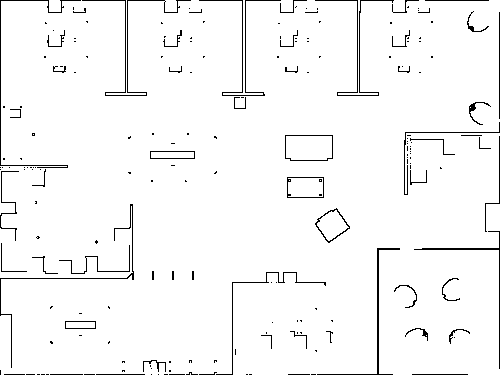
#> input picture iCR/deps/bc-exploration/bc_exploration/maps/test/vw_ground_truth_test.png, 500 x 376 px
$ python test_util.py   (older library calls are emulated)
#> lines starting #> are read from the running program, lines starting #| are printed output that depends on the picture
### iCR/deps/bc-exploration/bc_exploration/mapping/costmap.py
"""costmap.py
Costmap class for exploration
"""
from __future__ import print_function, absolute_import, division

import cv2
import numpy as np

from bc_exploration.utilities.paths import get_exploration_dir
from bc_exploration.utilities.util import which_coords_in_bounds


class Costmap:
    """
    Costmap to be used for exploration.
    NOTE THIS IS NOT TO BE CONFUSED WITH CostMap2D
    THIS MAP IS USED FOR EXPLORATION
    CostMap2D was not used in an effort to keep this repo independent
    also the values are different because it makes visualization 10x easier,
    also when saving the map it looks like a map
    """
    FREE = 255
    OCCUPIED = 0
    UNEXPLORED = 127

    def __init__(self, data, resolution, origin):
        """
        Costmap object treated as a struct tying together the map data, resolution, and origin
        :param data array(N, M)[Union[uint8, float, int]]: 2d ndarray corresponding to the costmap data
        :param resolution float: resolution of the map in meters
        :param origin array(2)[float]: [x, y] origin of the costmap
        """
        # todo getters and setters, but for now we will treat as struct
        # print(data.dtype)
        # assert data.dtype == np.uint8
        self.data = data
        self.resolution = resolution
        self.origin = np.array(origin)

    # [107 lines left out: functions get_shape, get_size, copy, visualize, get_downscaled, save and 2 more, not called in this run]

### iCR/deps/bc-exploration/bc_exploration/utilities/util.py
"""util.py
Utility functions for exploration
"""
from __future__ import print_function, absolute_import, division

import os
import cv2
import numpy as np

from bc_exploration.utilities.paths import get_maps_dir


# [88 lines left out: functions load_occupancy_map_data, get_rotation_matrix_2d, which_coords_in_bounds, wrap_angles, clip_range, numpy_diff2d and 1 more, not called in this run]


def compute_connected_pixels(start_state, image, flood_value=77, debug=False):
    """
    Floodfill on map from starting location, find connected pixels
    :param start_state array(2)[int]: starting state for flood fill IN PIXELS (for now)
    :param image array(N, M)[uint8]: 2d ndarray, image of which to compute on
    :param flood_value uint8: value to set the flood values to for np.argwhere (should be an unused uint8 value)
    :param debug bool: show plots?
    :return array(N, 2)[int]: ndarray, indicies of the flood
    """
    mask = np.zeros((image.shape[0] + 2, image.shape[1] + 2), np.uint8)

    truth_floodfill = image.copy()

    assert flood_value not in np.unique(image).tolist()
    cv2.floodFill(truth_floodfill, mask, tuple(start_state[:2][::-1].astype(np.int)), flood_value)

    if debug:
        cv2.imshow("", truth_floodfill)
        cv2.waitKey()

    flood_inds = np.argwhere(truth_floodfill == flood_value)

    return flood_inds


# [55 lines left out: functions scan_to_points, xy_to_rc, rc_to_xy, not called in this run]


def round_to_increment(x, increment):
    """
    rounds number to increment
    :param x float: number to round
    :param increment float: increment to round to
    :return float: rounded number
    """
    precision = len(str(increment).split('.')[1]) if '.' in str(increment) else 0
    answer = np.round(increment * np.round(float(x) / increment), precision)
    return answer


# [14 lines left out: function round_state_to_increment, not called in this run]

### iCR/deps/bc-exploration/bc_exploration/utilities/paths.py
"""paths.py
path based utility functions for exploration
"""

from __future__ import print_function, absolute_import, division

import os


# [6 lines left out: function get_exploration_dir, not called in this run]


def get_maps_dir():
    """
    Get the exploration/maps dir
    :return str: exploration/maps dir
    """
    return os.path.join(os.path.dirname(os.path.dirname(__file__)), "maps")

### iCR/deps/bc-exploration/bc_exploration/utilities/test_util.py
from __future__ import print_function, absolute_import, division
import cv2
import numpy as np

from bc_exploration.mapping.costmap import Costmap
from bc_exploration.utilities.paths import get_maps_dir
from bc_exploration.utilities.util import round_to_increment, compute_connected_pixels


def test_round_to_increment():
    assert round_to_increment(1.14, 0.05) == 1.15
    assert round_to_increment(22., 1.00) == 22
    assert round_to_increment(1.11, 0.1) == 1.1


def test_compare_maps_with_floodfill():
    ground_truth = cv2.imread(get_maps_dir() + "/test/vw_ground_truth_test.png", cv2.COLOR_BGR2GRAY)
#> ground_truth: shape (376, 500); 96.7% white; black in thin lines or dots
    current_map = cv2.imread(get_maps_dir() + "/test/vw_partly_explored_test.png", cv2.COLOR_BGR2GRAY)
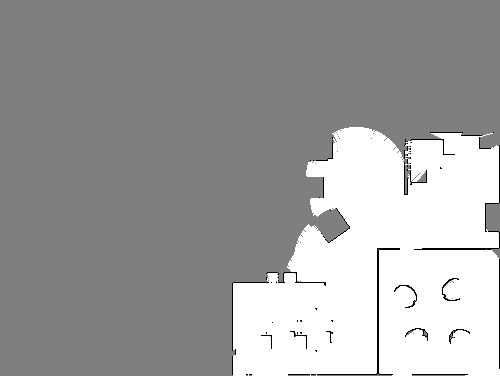
#> input picture iCR/deps/bc-exploration/bc_exploration/maps/test/vw_partly_explored_test.png, 500 x 376 px
#> current_map is the input picture: shape (376, 500); min 0, max 255, mean 159.6
    current_map = Costmap(current_map, 1, np.array([0., 0.]))
#> in __init__, `self.origin = np.array(origin)`: self.origin = [0, 0]

    start_state = np.array([200, 230, 0])
    num_free = compute_connected_pixels(start_state, ground_truth).shape[0]
#> in compute_connected_pixels, `cv2.floodFill(truth_floodfill, mask, tuple(start_state[:2][::-1].astyp..`:
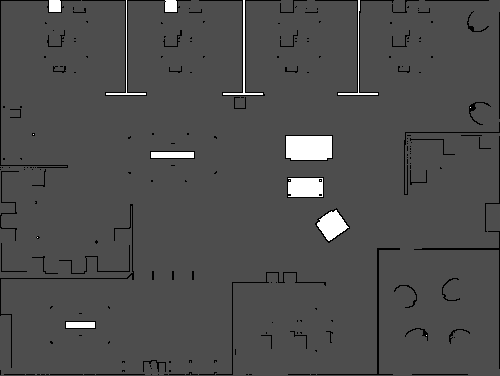
#> truth_floodfill: shape (376, 500); min 0, max 255, mean 77.9
#> in compute_connected_pixels, `flood_inds = np.argwhere(truth_floodfill == flood_value)`: flood_inds = 178185 pairs, first value 0 to 375, second value 0 to 499
#> num_free = 178185

    measured_num_free = np.argwhere(current_map.data == Costmap.FREE).shape[0]
#> measured_num_free = 49711
    x = measured_num_free / float(num_free)
#> x = 0.279
    assert np.round(x, 4) == 0.2790


def test_scan_to_points():
    pass


def main():
    test_round_to_increment()
    test_compare_maps_with_floodfill()


if __name__ == '__main__':
    main()
